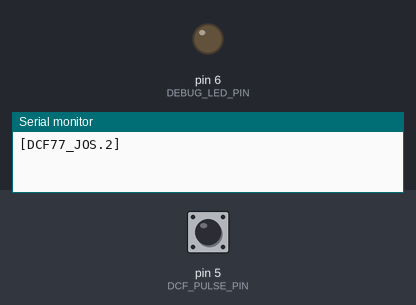
A sketch run on a simulated Arduino Uno, built with avr-gcc and run on an emulated ATmega328P. Parts: output pins drawn as LEDs (lit = HIGH), the last lines printed to the serial monitor. The inputs (shaded band) are chosen by the test bench; at power-on: pin 5 (DCF_PULSE_PIN) LOW. Pins used as bus, display or sensor lines are not drawn.

Above: at 2.2 s.
2.3 s: pin 5 (DCF_PULSE_PIN) pulled HIGH for 0.15 s
At 2.37 s:
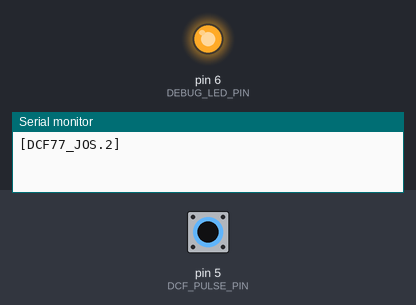
3.9 s: pin 5 (DCF_PULSE_PIN) pulled HIGH for 3.2 s
At 8.4 s:
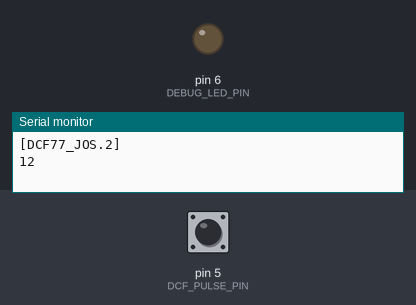
Timing chart, 0 to 9.9 s (numbered marks = the images above; inputs shaded):
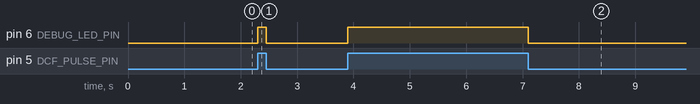

Measured:
- after the input at 2.3 s, pin 6 (DEBUG_LED_PIN): LOW → HIGH at once, → LOW 0.15 s later
- after the input at 3.9 s, pin 6 (DEBUG_LED_PIN): LOW → HIGH at once, → LOW 3.2 s later

The sketch:

dcf77_other.ino
```cpp
// (licence header left out)
#include <stdio.h> // sprintf, not essential (prints timestamp to serial I/O)

//##############################################################################
// DCF77 receiver decode logic
// see http://www.giangrandi.ch/electronics/dcf77/signal.html

// pins used for dcf receiver, chosen to match physical pin-out
#define DCF_POWER_PIN 2
#define DCF_EARTH_PIN 3
// Port 2 DIO = Arduino Pin 5   hier Pulseingang
#define DCF_PULSE_PIN 5
// Port 2 AIO = Arduino Pin 15   hier Reset für DCF
#define DCF_RESET_PIN 15

// the on-board led will track the pulse value
// Port 4 DIO = Arduino Pin 7   hier Reset für DCF
#define DEBUG_LED_PIN 6

// pulses shorter than 140 ms are 0, longer are 1
#define TRIGGER_TIME 140
// count twice as long, decide by whether more or less than half were set
#define COUNT_TIME (2 * TRIGGER_TIME)
// wait another 620 mS (i.e. total 900) ignoring signal, then look for up flank
#define WAIT_TIME 620
// no pulse within 1.6 s means this is the 59s gap
#define GAP_TIME (1600 - (COUNT_TIME + WAIT_TIME))

char bitcount;            // next bit to be decoded
char parity;              // parity so far
long long databits;       // reception buffer, collects 59 bits as single value
int year;                 // decoded year
char month, day, hh, mm;  // other decoded values
char ok;                  // true if the decoded values are valid
unsigned long nextmin = 999999999; // when to bump to the next min if no signal

void initDCF() {
  // the DCF receiver needs its reset line held high to make it start reliably
  //pinMode(DCF_POWER_PIN, OUTPUT);
  //pinMode(DCF_EARTH_PIN, OUTPUT);
  pinMode(DCF_RESET_PIN, OUTPUT);
  //digitalWrite(DCF_POWER_PIN, 1);
  //digitalWrite(DCF_EARTH_PIN, 0);
   //pinMode(DCF_PULSE_PIN, INPUT);

  digitalWrite(DCF_RESET_PIN, 1);
  delay(1000);
  digitalWrite(DCF_RESET_PIN, 0);
  pinMode(DEBUG_LED_PIN, OUTPUT);
}

int extractBCD(int pos, int len) {
  char val = (char) (databits >> pos) & ((1 << len) - 1);
  return val - (val / 16) * 6;
}

void markMinute() {
  Serial.println();
  if (bitcount == 59 && !parity) {
    year = extractBCD(50, 8) + 2000;
    month = extractBCD(45, 5);
    day = extractBCD(36, 6);
    hh = extractBCD(29, 6);
    mm = extractBCD(21, 7);
    ok = 2008 <= year && year <= 2099 && 1 <= month && month <= 12 &&
          1 <= day && day <= 31 && hh <= 23 && mm <= 59;
    char buf[20];            //
    sprintf(buf, "%c %04d/%02d/%02d %02d:%02d", ok ? '=' : '?',
						year, month, day, hh, mm);
    Serial.println(buf);
  }
}

void markSecond(int tally) {
  int bitval = tally / TRIGGER_TIME;
  databits |= (long long) bitval << bitcount;
  parity ^= bitval;
  switch (bitcount++) {
  case 20:
    // ignore bits 0..14, and assume they always have even parity
    parity = 0;
    break;
  case 28:
  case 35:
    if (parity) {
      Serial.println('?');
      bitcount = 0; // forces rejection because the gap won't end up at bit 59
    }
    break;
  }
  Serial.print(bitval);
}

void pollDCF(char pin) {
  enum {
    Idle, Starting, Counting, Waiting
  };
  static char state = Idle;
  static int ms = 0;
  static int tally;

  switch (state) {
  case Idle: // wait for the leading flank, also check for the 59s gap
    if (++ms > GAP_TIME) {
      markMinute();
      ms = bitcount = parity = 0;
      databits = 0;
    }
    else if (pin)
      state = Starting;
    break;
  case Starting: // leading flank seen, check that it is still high 1 ms later
    if (pin) {
      state = Counting;
      ms = tally = 0;
    }
    break;
  case Counting: // first part: count how many times the signal is high
    tally += pin;
    if (++ms > COUNT_TIME) {
      markSecond(tally);
      state = Waiting;
      ms = 0;
    }
    break;
  case Waiting: // second part: ignore the signal until almost the next pulse
    if (++ms > WAIT_TIME && !pin) {
      state = Idle;
      ms = 0;
    }
    break;
  }
}

void advance() {
  if (++mm >= 60) {
    mm = 0;
    if (++hh >= 24)
      hh = 0;
  }
}

//##############################################################################
// Sequential 7-segment LED display logic
//
// 7-segment bit allocation used in the "digits" array:
//
//     b7 b7 b7
//  b2          b6
//  b2          b6
//  b2          b6
//     b1 b1 b1
//  b3          b5
//  b3          b5
//  b3          b5
//     b4 b4 b4    b0

// pins used for the 7 leds, plus the decimal point (pin0 = b7, ..., pin7 = b0)
#define DISPLAY_PIN0  6
#define DISPLAY_PIN1  7
#define DISPLAY_PIN2  8
#define DISPLAY_PIN3  9
#define DISPLAY_PIN4  10
#define DISPLAY_PIN5  11
#define DISPLAY_PIN6  12
#define DISPLAY_PIN7  14

// special "digits"
#define DOT   10
#define BLANK 11

// display rate, how many millisecs to display each digit before moving on
#define DIGIT_TIME 500

char currdigit;     // index of current digit being displayed
char fill = 18;     // number of digits to display initially
char digits[50] = { // buffer for decoded digits to show
  0x7A, // D
  0xEE, // A
  0xBC, // G
  0x00,
  0x70, // J
  0xFC, // O
  0xB6, // S
  0x00,
  0x70, // J
  0xEE, // A
  0xB6, // S
  0xCE, // P
  0x9E, // E
  0x0A, // R
  0xB6, // S
  0x00,
  0x00,
  0x00,
}; // this initial contents will be shown until good DCF reception

void init7seg() {
  pinMode(DISPLAY_PIN0, OUTPUT);
  pinMode(DISPLAY_PIN1, OUTPUT);
  pinMode(DISPLAY_PIN2, OUTPUT);
  pinMode(DISPLAY_PIN3, OUTPUT);
  pinMode(DISPLAY_PIN4, OUTPUT);
  pinMode(DISPLAY_PIN5, OUTPUT);
  pinMode(DISPLAY_PIN6, OUTPUT);
  pinMode(DISPLAY_PIN7, OUTPUT);
}

void clear7seg() {
  fill = 0;
}

void addDigit(char value) {
  if (fill < sizeof digits) {
    switch (value) {
      case 0:   value = 0xFC; break;
      case 1:   value = 0x60; break;
      case 2:   value = 0xDA; break;
      case 3:   value = 0xF2; break;
      case 4:   value = 0x66; break;
      case 5:   value = 0xB6; break;
      case 6:   value = 0x3E; break;
      case 7:   value = 0xE0; break;
      case 8:   value = 0xFE; break;
      case 9:   value = 0xE6; break;
      case DOT: value = 0x01; break;
      default:  value = 0x00; break;
    }
    digits[fill++] = value;
  }
}

void update7seg(unsigned cycle) {
  char mask = fill > 0 ? digits[cycle % fill] : 0;
  // unrolled loop, to avoid taking too much time
  digitalWrite(DISPLAY_PIN0, (mask & 0x80) != 0);
  digitalWrite(DISPLAY_PIN1, (mask & 0x40) != 0);
  digitalWrite(DISPLAY_PIN2, (mask & 0x20) != 0);
  digitalWrite(DISPLAY_PIN3, (mask & 0x10) != 0);
  digitalWrite(DISPLAY_PIN4, (mask & 0x08) != 0);
  digitalWrite(DISPLAY_PIN5, (mask & 0x04) != 0);
  digitalWrite(DISPLAY_PIN6, (mask & 0x02) != 0);
  digitalWrite(DISPLAY_PIN7, (mask & 0x01) != 0);
}

//##############################################################################
// Glue code, one-time setup, and main run loop

void displayTime() {
  clear7seg();
  addDigit(hh / 10);
  addDigit(hh % 10);
  addDigit(DOT);
  addDigit(mm / 10);
  addDigit(mm % 10);
  addDigit(BLANK);
  addDigit(BLANK);
  addDigit(BLANK);
}

void setup() {
  Serial.begin(115200);
  Serial.println("\n[DCF77_JOS.2]");

  //init7seg();
  initDCF();
}

static unsigned long msecs;

void loop() {
  digitalWrite(DEBUG_LED_PIN, digitalRead(DCF_PULSE_PIN));

  if (msecs != millis()) {
    msecs = millis();

    // will set ok to 1 each time a good time has been received
    pollDCF(digitalRead(DCF_PULSE_PIN));

    // advance to next minute when it's time, even without dcf reception
    if (!ok && msecs >= nextmin) {
      advance();
      ok = 1;
    }

    /* display the new time
    if (ok) {
      nextmin = msecs + 60000;
      displayTime();
      ok = 0;
    }

    if (msecs % DIGIT_TIME <= 1)
      update7seg(msecs / DIGIT_TIME);
    */

  }
}
```
